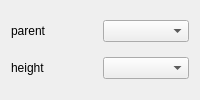
<?xml version="1.0" encoding="UTF-8"?>
<ui version="4.0">
 <class>Form</class>
 <widget class="QWidget" name="Form">
  <property name="windowTitle">
   <string>Form</string>
  </property>
  <layout class="QGridLayout" name="gridLayout">
   <item row="0" column="0">
    <widget class="QLabel" name="label_x">
     <property name="text">
      <string>parent</string>
     </property>
    </widget>
   </item>
   <item row="0" column="1">
    <widget class="QComboBox" name="combosel_x_att"/>
   </item>
   <item row="1" column="0">
    <widget class="QLabel" name="label_y">
     <property name="text">
      <string>height</string>
     </property>
    </widget>
   </item>
   <item row="1" column="1">
    <widget class="QComboBox" name="combosel_y_att"/>
   </item>
  </layout>
 </widget>
 <resources/>
 <connections/>
</ui>
